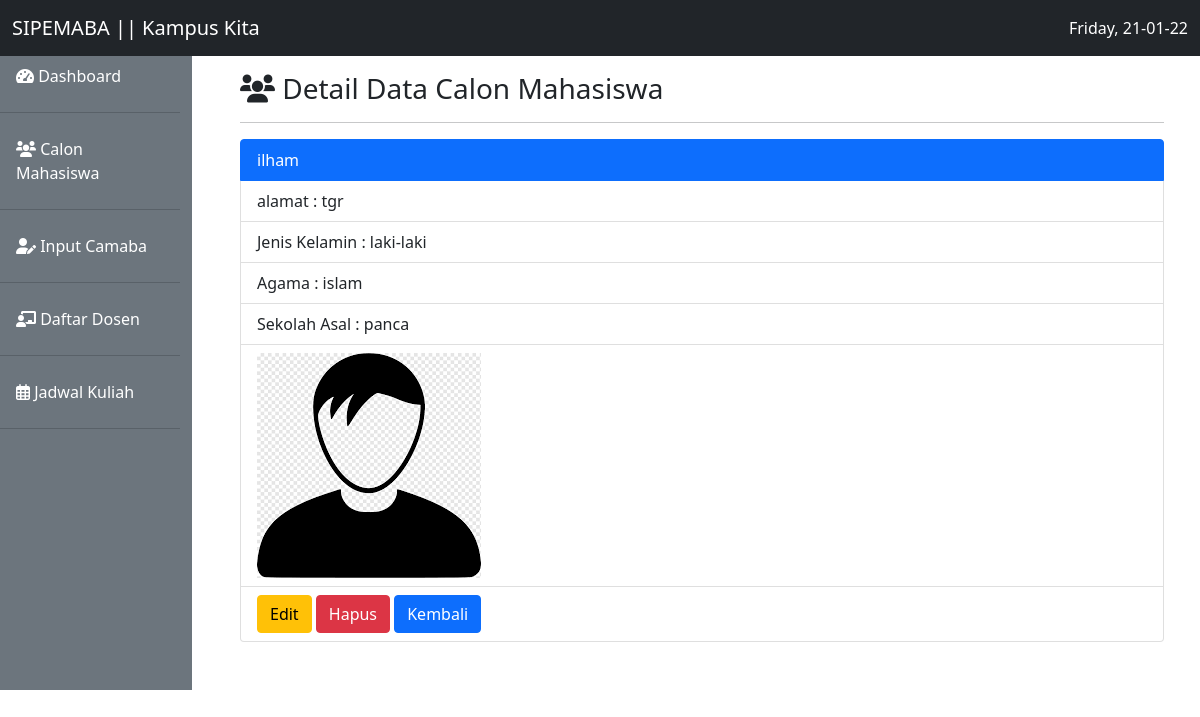
Screenshot of /detail.php?id=1 with the database file from the repository.
### tables this page shows
CREATE TABLE `calon_mhs` (
  `id` int(11) NOT NULL,
  `nama` varchar(14) NOT NULL,
  `alamat` varchar(225) NOT NULL,
  `jenis_kelamin` varchar(9) NOT NULL,
  `agama` varchar(9) NOT NULL,
  `asal_sekolah` varchar(20) NOT NULL,
  `foto_maba` varchar(10) NOT NULL
);

### functions.php (called while the page is built, shortened)
<?php
$conn = mysqli_connect('localhost', 'root', '', 'webprog5');
function query($query)
{
  global $conn;
  $result = mysqli_query($conn, $query);
  if (mysqli_num_rows($result) == 1) {
    return mysqli_fetch_assoc($result);
  }
  $rows = [];
  return $rows;
}

### detail.php (the view, shortened to what this page needs)
<?php
require 'functions.php';
$id = $_GET['id'];
$camaba = query("SELECT * FROM calon_mhs WHERE id=$id");
?>
<!doctype html>
<html lang="en">
<head>
  <link href="tema/bootstrap/css/bootstrap.min.css" rel="stylesheet">
  <link rel="stylesheet" href="tema/fontawesome/css/all.min.css">
</head>
<body>
  <nav class="navbar navbar-expand-lg navbar-light bg-dark fixed-top">
    <div class="container-fluid">
      <a class="navbar-brand text-white" href="#">SIPEMABA || Kampus Kita</a>
      <div class="collapse navbar-collapse" id="navbarSupportedContent">
        <div class="text-white">
          <?php echo date('l, d-m-y'); ?>
        </div>
      </div>
    </div>
  </nav>
  <div class="row mt-4">
    <div class="col-md-2 mt-2 pr-3 pt-4 bg-secondary">
      <ul class="nav flex-column">
        <li class="nav-item">
          <a class="nav-link text-white" aria-current="page" href="#"><i class="fas fa-tachometer-alt"></i> Dashboard</a>
          <hr class="bg-dark">
        </li>
        <li class="nav-item">
          <a class="nav-link text-white" href="index.php"><i class="fas fa-users"></i> Calon Mahasiswa</a>
          <hr>
        </li>
        <li class="nav-item">
          <a class="nav-link text-white" href="tambah.php"><i class="fas fa-user-edit"></i> Input Camaba</a>
          <hr>
        </li>
        <li class="nav-item">
          <a class="nav-link text-white" href="#"><i class="fas fa-chalkboard-teacher"></i> Daftar Dosen</a>
          <hr>
        </li>
        <li class="nav-item">
          <a class="nav-link text-white" href="#"><i class="far fa-calendar-alt"></i> Jadwal Kuliah</a>
          <hr>
        </li>
      </ul>
    </div>
    <div class="col-md-10 p-5 pt-5">
      <h3><i class="fas fa-users"></i> Detail Data Calon Mahasiswa </h3>
      <hr>
      <ul class="list-group">
        <li class="list-group-item active"> <?= $camaba['nama'] ?> </li>
        <li class="list-group-item"> alamat : <?= $camaba['alamat'] ?> </li>
        <li class="list-group-item"> Jenis Kelamin : <?= $camaba['jenis_kelamin'] ?> </li>
        <li class="list-group-item"> Agama : <?= $camaba['agama'] ?> </li>
        <li class="list-group-item"> Sekolah Asal : <?= $camaba['asal_sekolah'] ?> </li>
        <li class="list-group-item"> <img src="image/<?= $camaba['foto_maba'] ?> " alt=""></li>
        <li class="list-group-item">
          <a href="edit.php?id=<?= $cmb['id']; ?>" class="btn btn-warning" role="button">Edit</a>
          <a href="hapus.php?id=<?= $cmb['id']; ?>" class="btn btn-danger" role="button">Hapus</a>
          <a href="index.php" class="btn btn-primary" role="button">Kembali</a>
        </li>
      </ul>
    </div>
  </div>
</body>
</html>

### rows the page displays
calon_mhs: nama "ilham", alamat "tgr", jenis_kelamin "laki-laki", agama "islam", asal_sekolah "panca", foto_maba (picture)
